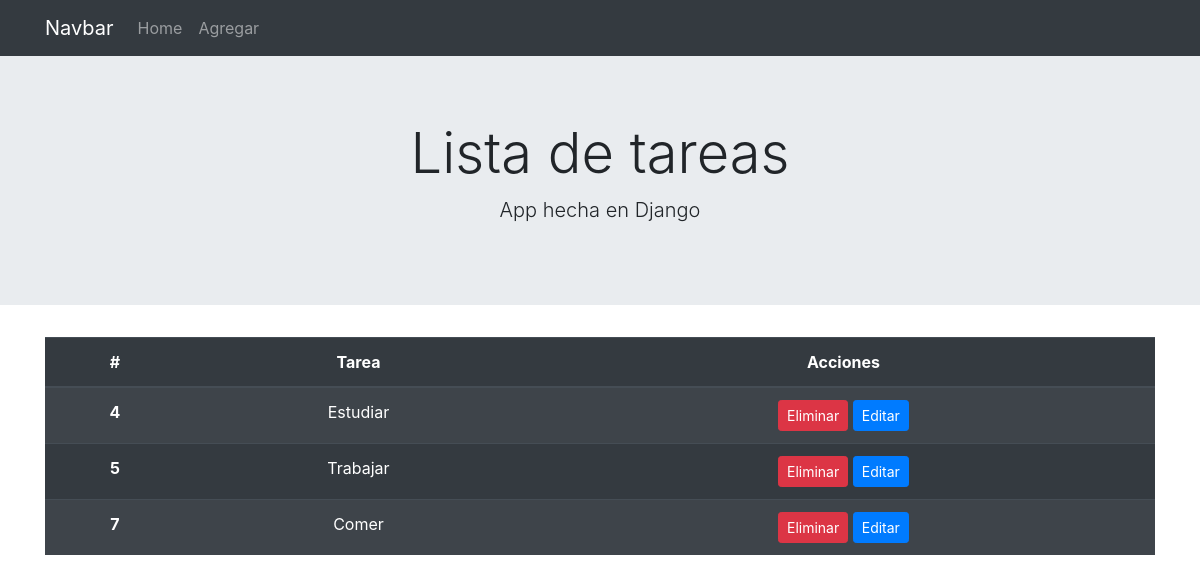
Before: / with the older database file.
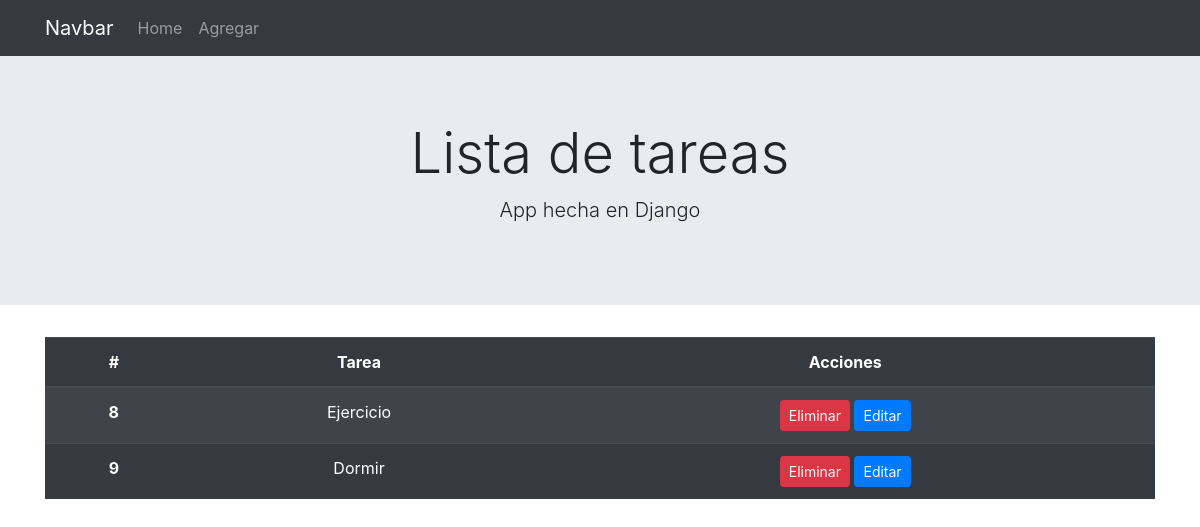
After: the same page with the newer database file.
### todo/models.py (models this page shows)
class Tarea(models.Model):
    tarea = models.CharField(max_length=100)
    def __str__(self):
        return self.tarea

### todo/views.py (the view)
# urls.py: 2. Add a URL to urlpatterns:  path('', views.home, name='home')
def home(request):
    tareas = Tarea.objects.all()
    context = {'tareas':tareas}
    return render(request, 'todo/home.html', context)

### todo/templates/todo/home.html
{% extends 'todo/layout.html' %}
{% block content %}
<div class="container text-center">
    <table class="table table-striped table-dark">
        <thead>
          <tr>
            <th scope="col">#</th>
            <th scope="col">Tarea</th>
            <th scope="col">Acciones</th>
          </tr>
        </thead>
        <tbody>
            {% for tarea in tareas %}
            <tr>
                <th scope="row">{{ tarea.id }}</th>
                <td>{{ tarea }}</td>
                <td>
                    <a class="btn btn-danger btn-sm" href="{% url 'eliminar' tarea.id %}">Eliminar</a>
                    <a class="btn btn-primary btn-sm" href="{% url 'editar' tarea.id %}">Editar</a>
                </td>
            </tr>
          {% endfor %}
        </tbody>
    </table>
</div>
{% endblock %}

### todo/templates/todo/layout.html (shortened to what this page needs)
<!doctype html>
<html lang="en">
  <head>
    <link rel="stylesheet" href="https://cdn.jsdelivr.net/npm/bootstrap@4.6.1/dist/css/bootstrap.min.css">
  </head>
  <body>
    <nav class="navbar navbar-expand-lg navbar-dark bg-dark">
        <div class="container">
            <a class="navbar-brand" href="#">Navbar</a>
            <div class="collapse navbar-collapse" id="navbarNavAltMarkup">
                <div class="navbar-nav">
                <a class="nav-link" href="{% url 'home' %}">Home</a>
                <a class="nav-link" href="{% url 'agregar' %}">Agregar</a>
                </div>
            </div>
        </div>
    </nav>
    <div class="jumbotron jumbotron-fluid">
        <div class="container text-center">
          <h1 class="display-4">Lista de tareas</h1>
          <p class="lead">App hecha en Django</p>
        </div>
    </div>
    {% block content %}
    {% endblock %}
  </body>
</html>

Changed rows visible on the page:
removed Tarea: id "4", tarea "Estudiar"
removed Tarea: id "5", tarea "Trabajar"
removed Tarea: id "7", tarea "Comer"
added Tarea: id "8", tarea "Ejercicio"
added Tarea: id "9", tarea "Dormir"
